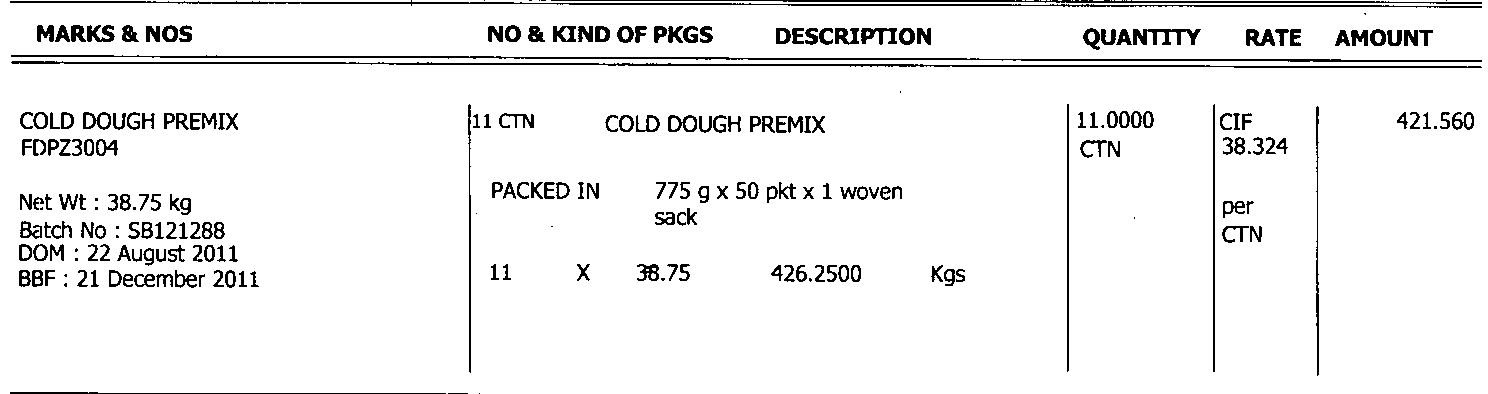
#> input picture src/samples/Covering_Schedule_254_page_5.png, 1488 x 394 px, found by its file name
$ python main.py
#> lines starting #> are read from the running program, lines starting #| are printed output that depends on the picture; after the words box and inside, x2 and y2 are one past the last pixel; in counts of white or black regions, pixels touching at a corner belong together
#> further down, image_new is the input picture: shape (394, 1488, 3); 93.9% white; 235 black regions (26 under 20 px), largest, box (x1, y1, x2, y2) and area: (11, 61, 1482, 68) 2952, (11, 55, 1482, 62) 2902, (10, 0, 1482, 8) 2692
### src/main/table_ext_cv2/TableLinesRemover.py
import cv2
import numpy as np

class TableLinesRemover:

    def __init__(self, image):
        self.image = image

    def execute(self):
        self.grayscale_image()
        self.store_process_image("0_grayscaled.jpg", self.grey)
        self.threshold_image()
        self.store_process_image("1_thresholded.jpg", self.thresholded_image)
        self.invert_image()
        self.store_process_image("2_inverted.jpg", self.inverted_image)
        self.erode_vertical_lines()
        self.store_process_image("3_erode_vertical_lines.jpg", self.vertical_lines_eroded_image)
        self.erode_horizontal_lines()
        self.store_process_image("4_erode_horizontal_lines.jpg", self.horizontal_lines_eroded_image)
        self.combine_eroded_images()
        self.store_process_image("5_combined_eroded_images.jpg", self.combined_image)
        self.dilate_combined_image_to_make_lines_thicker()
        self.store_process_image("6_dilated_combined_image.jpg", self.combined_image_dilated)
        self.subtract_combined_and_dilated_image_from_original_image()
        self.store_process_image("7_image_without_lines.jpg", self.image_without_lines)
        self.remove_noise_with_erode_and_dilate()
        self.store_process_image("8_image_without_lines_noise_removed.jpg", self.image_without_lines_noise_removed)
        return self.image_without_lines_noise_removed

    def grayscale_image(self):
        self.grey = cv2.cvtColor(self.image, cv2.COLOR_BGR2GRAY)

    def threshold_image(self):
        self.thresholded_image = cv2.threshold(self.grey, 127, 255, cv2.THRESH_BINARY)[1]

    def invert_image(self):
        self.inverted_image = cv2.bitwise_not(self.thresholded_image)

    def erode_vertical_lines(self):
        hor = np.array([[1,1,1,1,1,1]])
        self.vertical_lines_eroded_image = cv2.erode(self.inverted_image, hor, iterations=10)
#> self.vertical_lines_eroded_image: shape (394, 1488); 1.5% white in thin lines or dots
        self.vertical_lines_eroded_image = cv2.dilate(self.vertical_lines_eroded_image, hor, iterations=10)
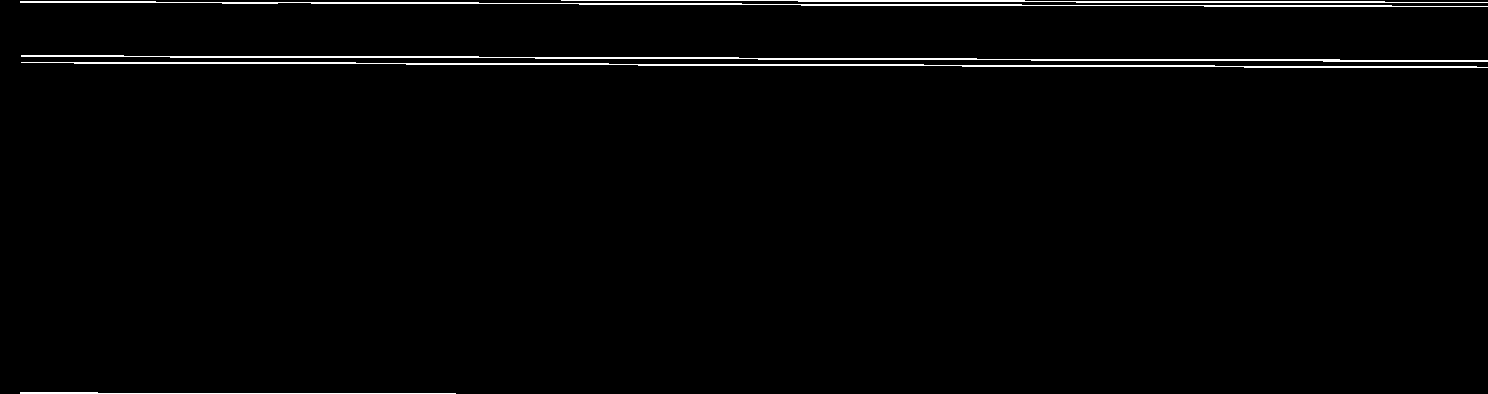
#> self.vertical_lines_eroded_image: shape (394, 1488); 1.7% white in thin lines or dots

    def erode_horizontal_lines(self):
        ver = np.array([[1],
               [1],
               [1],
               [1],
               [1],
               [1],
               [1]])
        self.horizontal_lines_eroded_image = cv2.erode(self.inverted_image, ver, iterations=10)
#> self.horizontal_lines_eroded_image: shape (394, 1488); 0.24% white in thin lines or dots, all inside (x1, y1, x2, y2) = (469, 134, 1319, 346)
        self.horizontal_lines_eroded_image = cv2.dilate(self.horizontal_lines_eroded_image, ver, iterations=10)
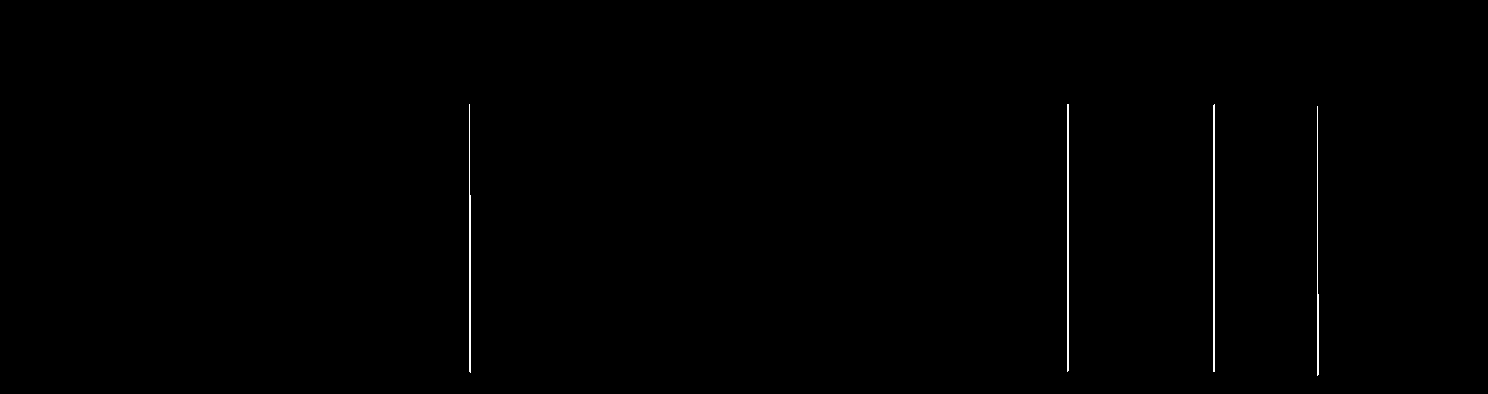
#> self.horizontal_lines_eroded_image: shape (394, 1488); 0.32% white in thin lines or dots, all inside (x1, y1, x2, y2) = (469, 104, 1319, 376)

    def combine_eroded_images(self):
        self.combined_image = cv2.add(self.vertical_lines_eroded_image, self.horizontal_lines_eroded_image)
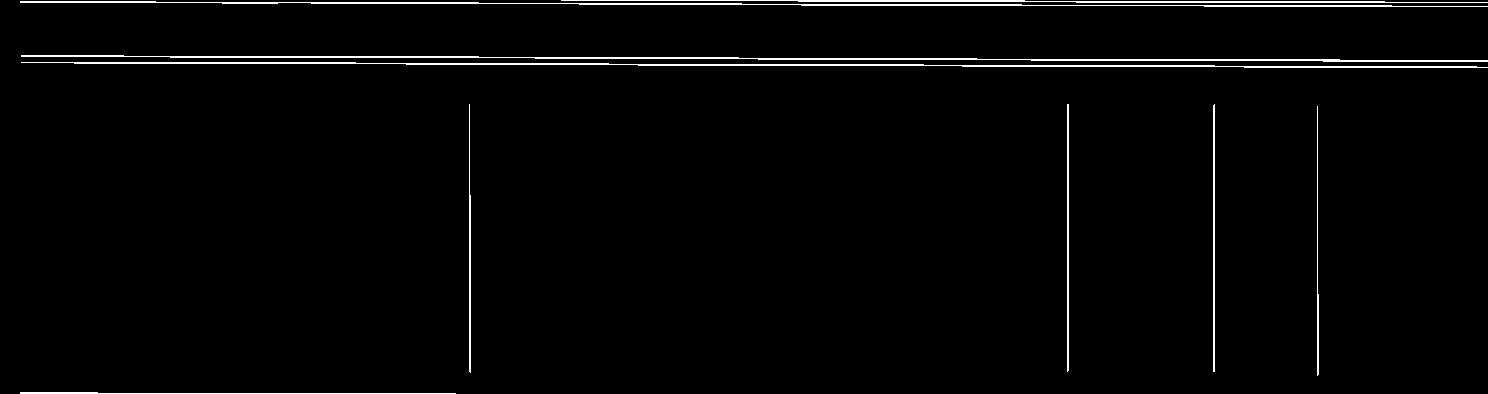
#> self.combined_image: shape (394, 1488); 2% white in thin lines or dots

    def dilate_combined_image_to_make_lines_thicker(self):
        kernel = cv2.getStructuringElement(cv2.MORPH_RECT, (2, 2))
        self.combined_image_dilated = cv2.dilate(self.combined_image, kernel, iterations=5)
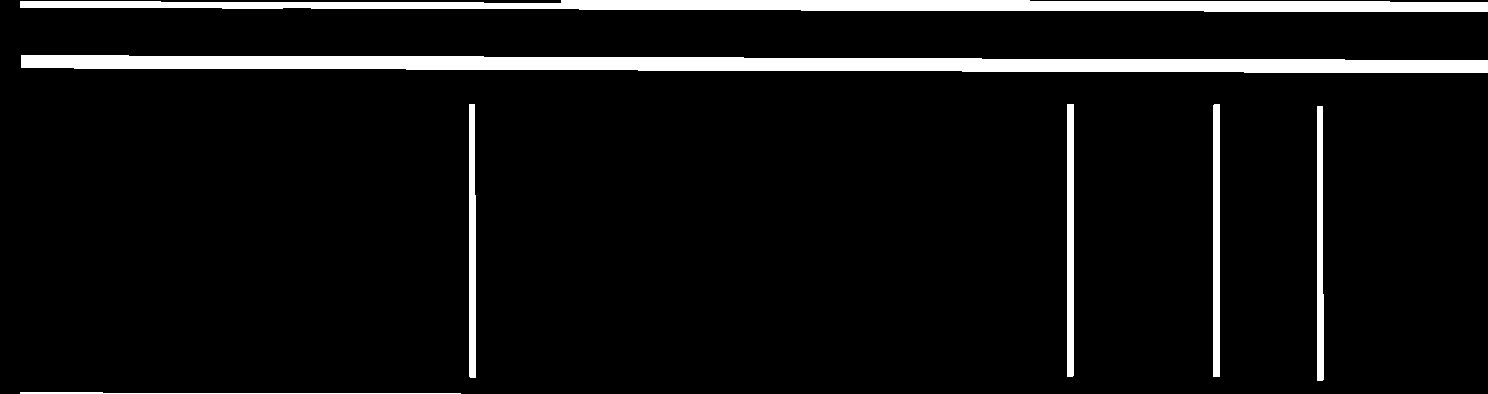
#> self.combined_image_dilated: shape (394, 1488); 6.9% white; 7 white regions, largest, box (x1, y1, x2, y2) and area: (21, 55, 1488, 73) 19431, (20, 0, 1488, 12) 13288, (1067, 104, 1074, 377) 1910

    def subtract_combined_and_dilated_image_from_original_image(self):
        self.image_without_lines = cv2.subtract(self.inverted_image, self.combined_image_dilated)
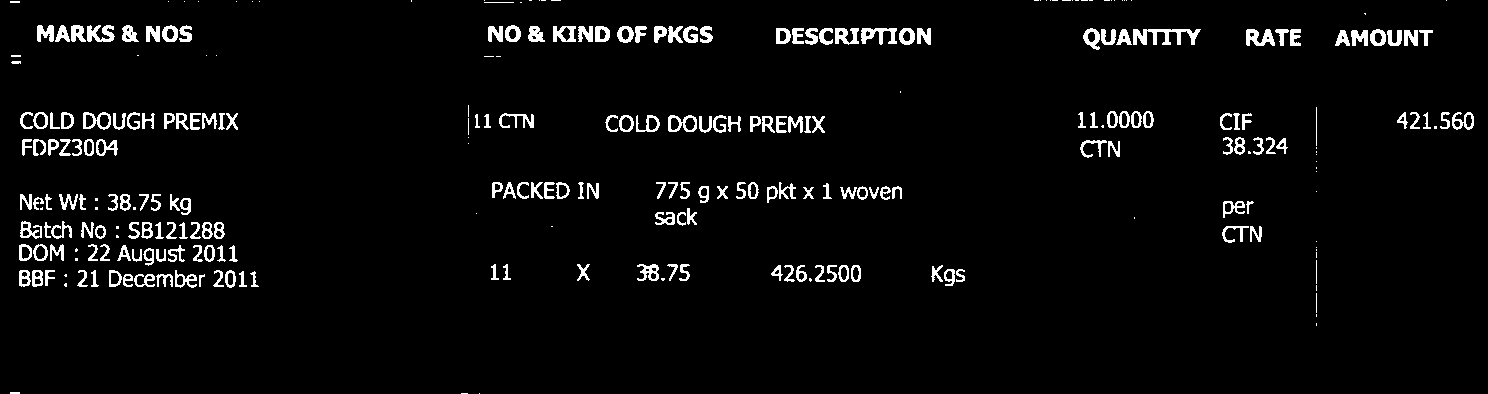
#> self.image_without_lines: shape (394, 1488); 4% white; 283 white regions (76 under 20 px), largest, box (x1, y1, x2, y2) and area: (1133, 29, 1201, 45) 570, (861, 28, 897, 45) 333, (1246, 29, 1275, 46) 313

    def remove_noise_with_erode_and_dilate(self):
        kernel = cv2.getStructuringElement(cv2.MORPH_RECT, (2, 2))
        self.image_without_lines_noise_removed = cv2.erode(self.image_without_lines, kernel, iterations=1)
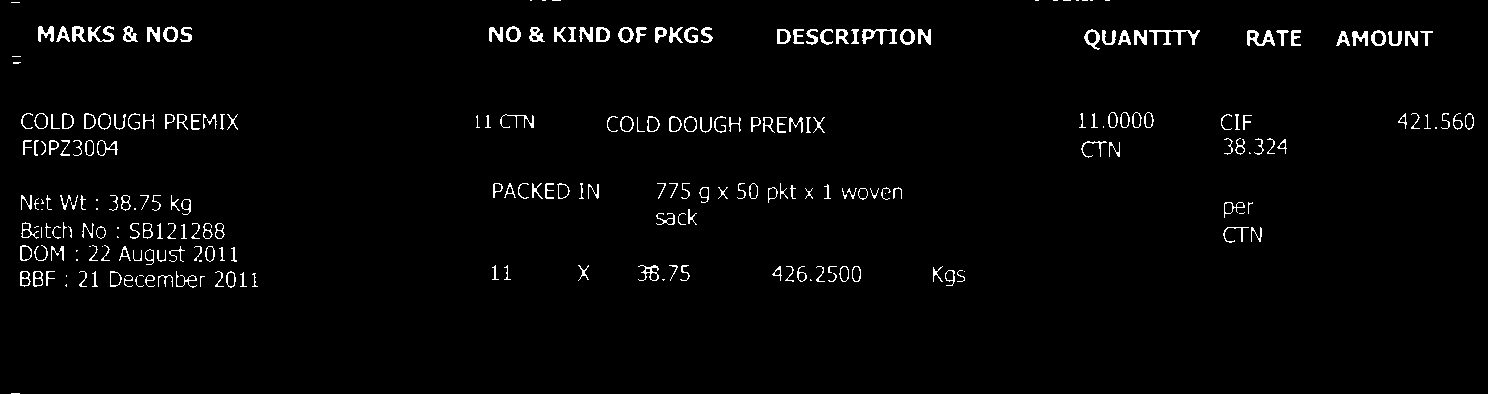
#> self.image_without_lines_noise_removed: shape (394, 1488); 2.3% white in thin lines or dots
        self.image_without_lines_noise_removed = cv2.dilate(self.image_without_lines_noise_removed, kernel, iterations=1)
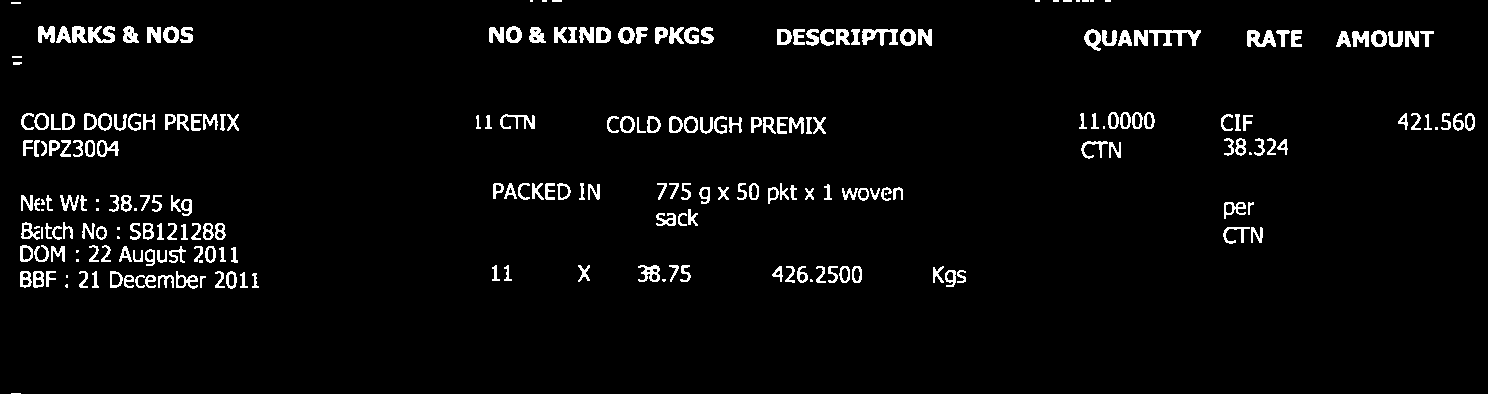
#> self.image_without_lines_noise_removed: shape (394, 1488); 3.9% white; 244 white regions (29 under 20 px), largest, box (x1, y1, x2, y2) and area: (1149, 30, 1201, 46) 393, (862, 29, 898, 46) 333, (1247, 30, 1276, 47) 313

    def store_process_image(self, file_name, image):
        path = "./process_images/table_lines_remover/" + file_name
        cv2.imwrite(path, image)

### src/main/table_ext_cv2/TableExtractor.py
import cv2
import numpy as np

class TableExtractor:

    def __init__(self, image_path):
        self.image_path = image_path

    # [25 lines left out: function execute, not called in this run]

    def read_image(self):
        self.image = cv2.imread(self.image_path)

    def convert_image_to_grayscale(self):
        self.grayscale_image = cv2.cvtColor(self.image, cv2.COLOR_BGR2GRAY)

    def blur_image(self):
        self.blurred_image = cv2.blur(self.grayscale_image, (5, 5))

    def threshold_image(self):
        self.thresholded_image = cv2.threshold(self.grayscale_image, 0, 255, cv2.THRESH_BINARY + cv2.THRESH_OTSU)[1]

    def invert_image(self):
        self.inverted_image = cv2.bitwise_not(self.thresholded_image)

    def dilate_image(self):
        self.dilated_image = cv2.dilate(self.inverted_image, None, iterations=5)

    # [55 lines left out: functions find_contours, filter_contours_and_leave_only_rectangles, find_largest_contour_by_area, order_points_in_the_contour_with_max_area, calculate_new_width_and_height_of_image, apply_perspective_transform and 1 more, not called in this run]

    def draw_contours(self):
        self.image_with_contours = self.image.copy()
        cv2.drawContours(self.image_with_contours,  [ self.contour_with_max_area ], -1, (0, 255, 0), 1)

    def calculateDistanceBetween2Points(self, p1, p2):
        dis = ((p2[0] - p1[0]) ** 2 + (p2[1] - p1[1]) ** 2) ** 0.5
        return dis

    # [23 lines left out: function order_points, not called in this run]

    def store_process_image(self, file_name, image):
        path = "./process_images/table_extractor/" + file_name
        cv2.imwrite(path, image)


### src/main/table_ext_cv2/main.py
import OcrToTableTool as ottt
import TableExtractor as te
import TableLinesRemover as tlr
import cv2

path_to_image = "/New_Volume/Rakesh/miscellaneous_code/src/samples/Covering_Schedule_254_page_5.png"
image_new = cv2.imread(path_to_image)
table_extractor = te.TableExtractor(path_to_image)

# perspective_corrected_image = table_extractor.execute()
# cv2.imshow("perspective_corrected_image", perspective_corrected_image)


lines_remover = tlr.TableLinesRemover(image_new)
image_without_lines = lines_remover.execute()
# cv2.imshow("image_without_lines", image_without_lines)
print('done')
# [5 lines of commented-out code are left out]
